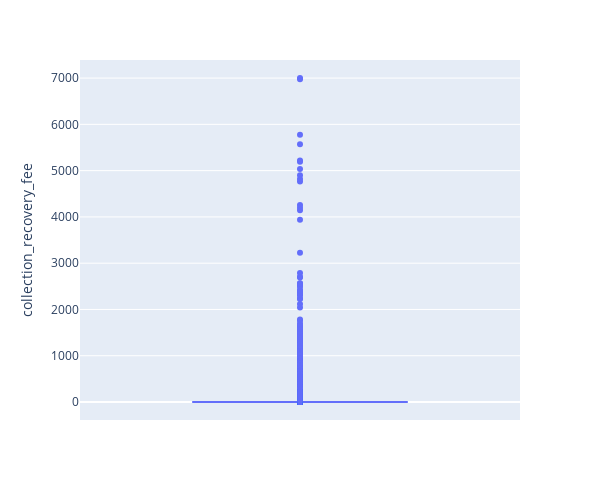

Notebook source saved alongside this figure:
### Code cell
plot.box_and_whiskers_plot(df,"collection_recovery_fee")

### Figure 1 — Plotly figure (JSON) as saved in the notebook; plotly's stock layout.template omitted (floating-point values rounded to 4 significant figures; data arrays with more than 128 entries replaced by an {"elided": "..."} marker saying what was removed)
{"data": [{"alignmentgroup": "True", "hovertemplate": "collection_recovery_fee=%{y}<extra></extra>", "legendgroup": "", "marker": {"color": "#636efa"}, "name": "", "notched": false, "offsetgroup": "", "orientation": "v", "showlegend": false, "type": "box", "x0": " ", "xaxis": "x", "y": {"elided": "54100 float values"}, "y0": " ", "yaxis": "y"}], "layout": {"boxmode": "group", "height": 500, "legend": {"tracegroupgap": 0}, "margin": {"t": 60}, "width": 600, "xaxis": {"anchor": "y", "domain": [0, 1]}, "yaxis": {"anchor": "x", "domain": [0, 1], "title": {"text": "collection_recovery_fee"}}}}
